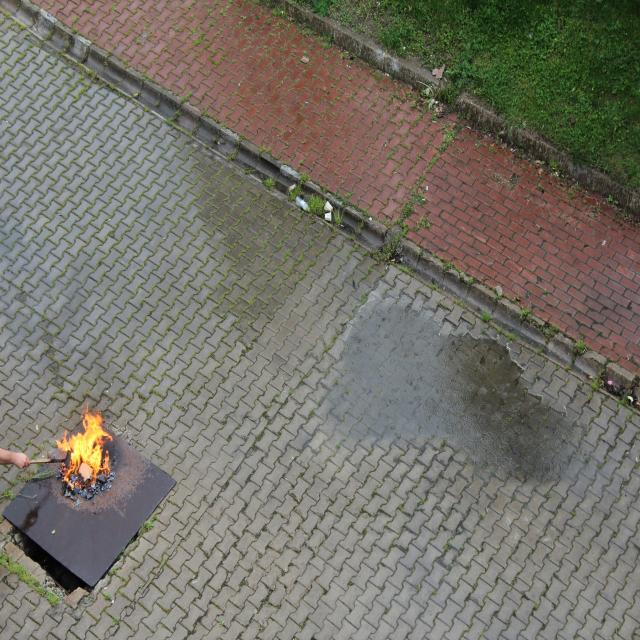
%> input picture Fase II Segmentacion/examples/original/173_JPG.rf.3d77dde3b3a5641f2b17638b3c40b8e3.jpg, 640 x 640 px
$ octave --eval "result = grad_lap(imread('../../Fase II Segmentacion/examples/original/173_JPG.rf.3d77dde3b3a5641f2b17638b3c40b8e3.jpg'));"   (GNU Octave 9; MATLAB toolbox functions it lacks are replaced by stand-ins)
%> lines starting %> are read from the running program, lines starting %| are printed output that depends on the picture
function G = grad_lap(img_in)
% Filtrado Gradiente-Laplaciano
% Pasos
% 1) R(x,y) = f(x,y) + c[∇²f(x,y)]
% 2) Mag(∇f)
% 3) Mag(∇f) suavizada
% 4) Mask(x,y) = R(x,y) × Mag(∇f) suavizada
% 5) g(x,y) = f(x,y) + Mask(x,y)
% 6) Corrección Gamma

    f = double(img_in);

    % ── PASO 1: Imagen realzada con Laplaciano
    w_lap = [0  1  0;
             1 -4  1;
             0  1  0];

    c = -1;                                    % constante c del paso 1
    L = imfilter(f, w_lap, 'replicate');       % ∇²f(x,y)
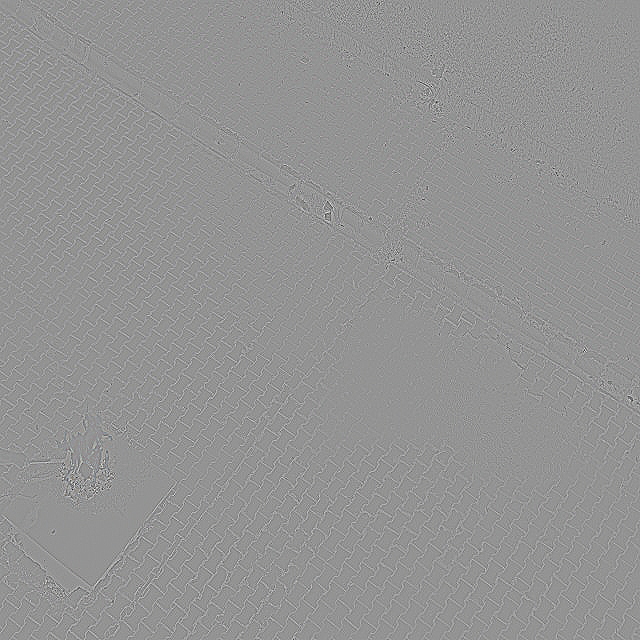
%> L: size 640x640x3 double; mean R, G, B 0, 0, 0; drawn with min black and max white
    R = f + c * L;                             % R(x,y) = f + c·∇²f
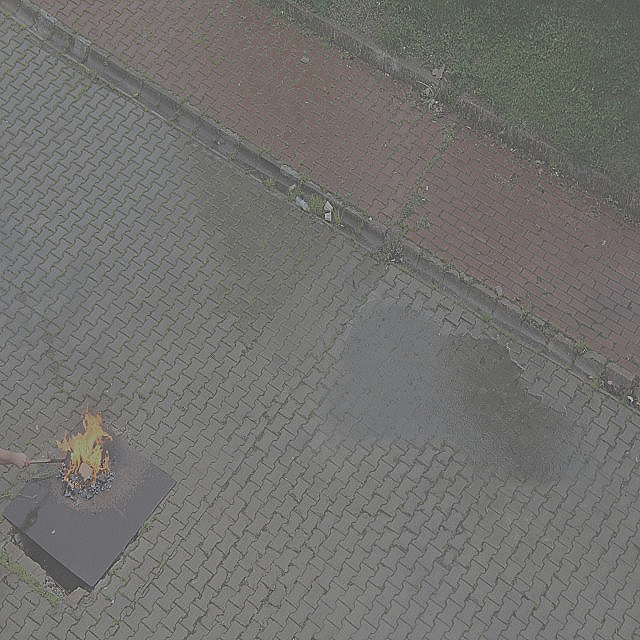
%> R: size 640x640x3 double; mean R, G, B 117.2, 114.2, 104.4; mean of the top-left, top-right, bottom-left and bottom-right quarters 118.4, 81.4, 128.1, 119.7; drawn with min black and max white

    % ── PASO 2: Magnitud del gradiente
    Gx = [-1  0  1;
          -2  0  2;
          -1  0  1];

    Gy = [-1 -2 -1;
           0  0  0;
           1  2  1];

    mag_grad = abs(imfilter(f, Gx, 'replicate')) + ...
               abs(imfilter(f, Gy, 'replicate'));
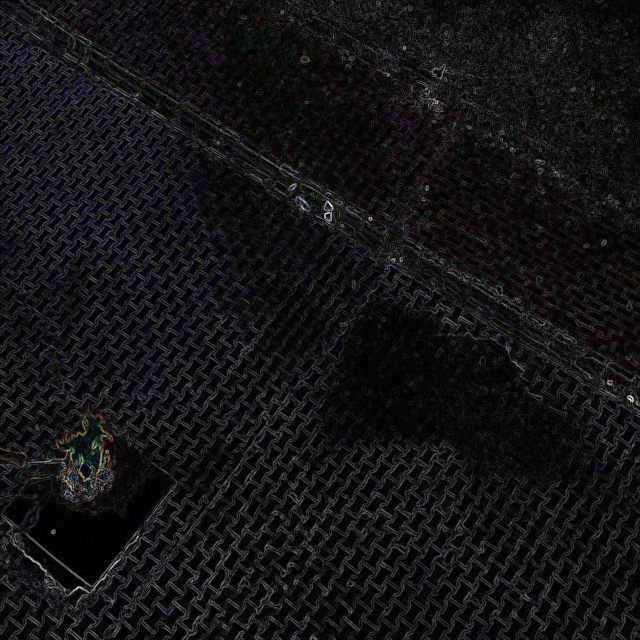
%> mag_grad: size 640x640x3 double; mean R, G, B 95.4, 93.4, 99.1; drawn with min black and max white

    % ── PASO 3: Suavizar la magnitud del gradiente
    w_avg      = fspecial('average', [5 5]);
    mag_smooth = imfilter(mag_grad, w_avg, 'replicate');  % Mag(∇f) ‾
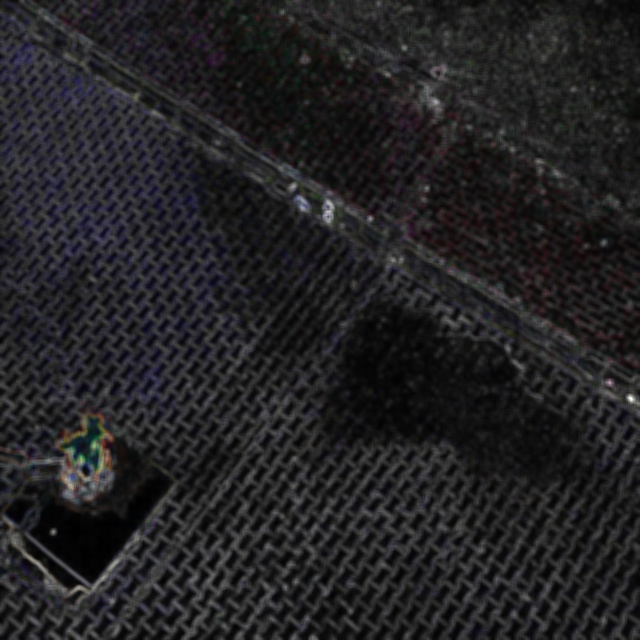
%> mag_smooth: size 640x640x3 double; mean R, G, B 95.4, 93.4, 99.1; mean of the top-left, top-right, bottom-left and bottom-right quarters 101.7, 89.3, 107.8, 85; drawn with min black and max white

    % PASO 4: Máscara
    % Normalizar el gradiente suavizado a [0,1] antes de multiplicar
    mag_norm = mag_smooth / max(mag_smooth(:));
    Mask     = R .* mag_norm;                  % Mask = R × Mag(∇f)‾
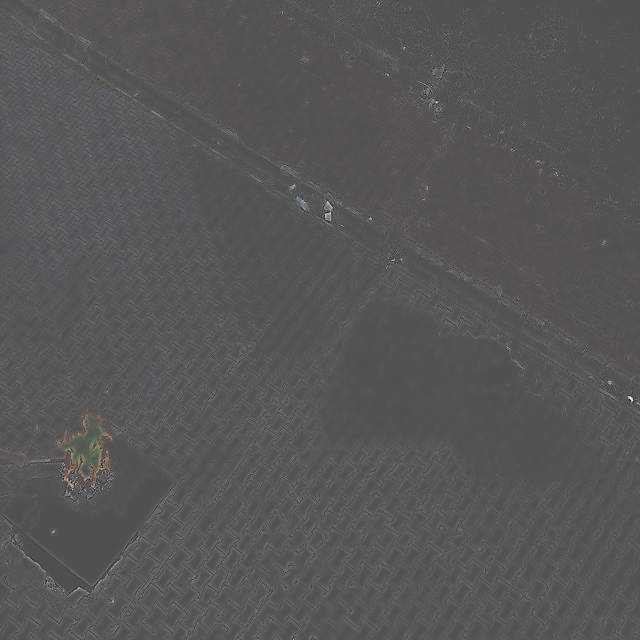
%> Mask: size 640x640x3 double; mean R, G, B 15.9, 15.3, 14.8; drawn with min black and max white

    %PASO 5: Sumar máscara a la imagen original
    g = f + Mask;                              % g(x,y) = f + Mask

    % PASO 6: Corrección Gamma

    gamma   = 0.6;
    g       = max(0, g);
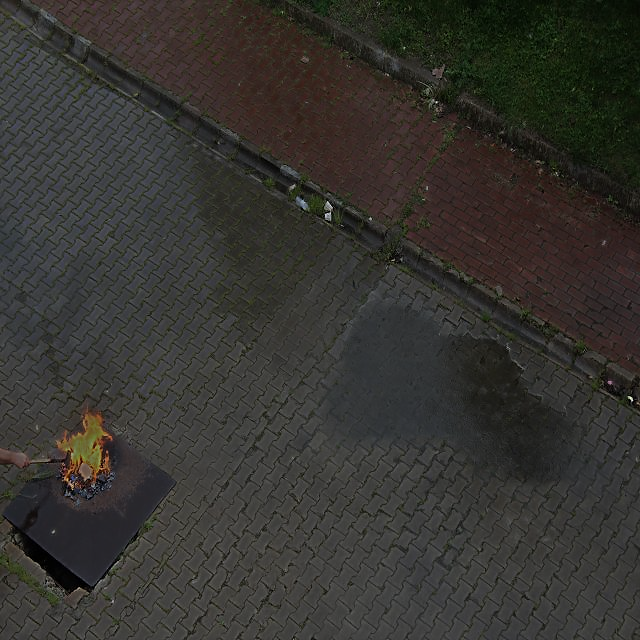
%> g: size 640x640x3 double; mean R, G, B 133, 129.5, 119.2; mean of the top-left, top-right, bottom-left and bottom-right quarters 135.8, 92, 147.3, 133.9; drawn with min black and max white
    g_norm  = g / max(g(:));
    g_gamma = g_norm .^ gamma;
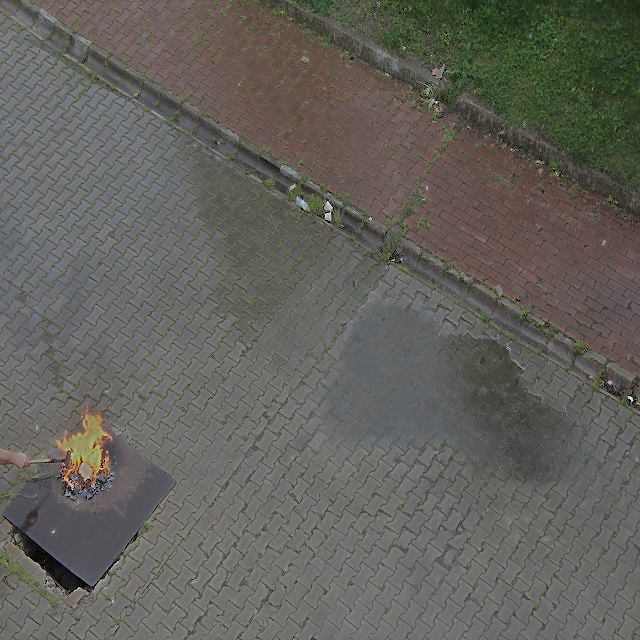
%> g_gamma: size 640x640x3 double; mean R, G, B 0.389, 0.383, 0.361
    G       = uint8(g_gamma * 255);
end

$ run again, on Fase II Segmentacion/examples/original/1_JPG.rf.82be351019b363a690c1f9394144c4d9.jpg
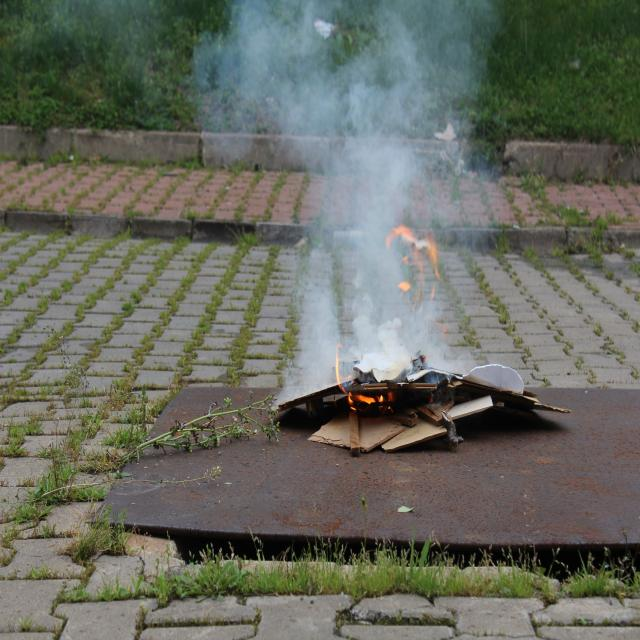
%> input picture Fase II Segmentacion/examples/original/1_JPG.rf.82be351019b363a690c1f9394144c4d9.jpg, 640 x 640 px
%> in grad_lap, `g       = max(0, g);`:
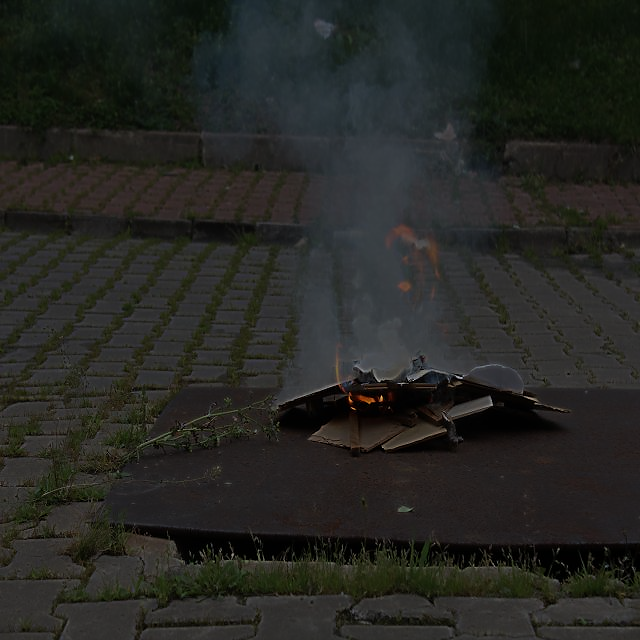
%> g: size 640x640x3 double; mean R, G, B 113.6, 116.2, 105.5; drawn with min black and max white
%> in grad_lap, `g_gamma = g_norm .^ gamma;`:
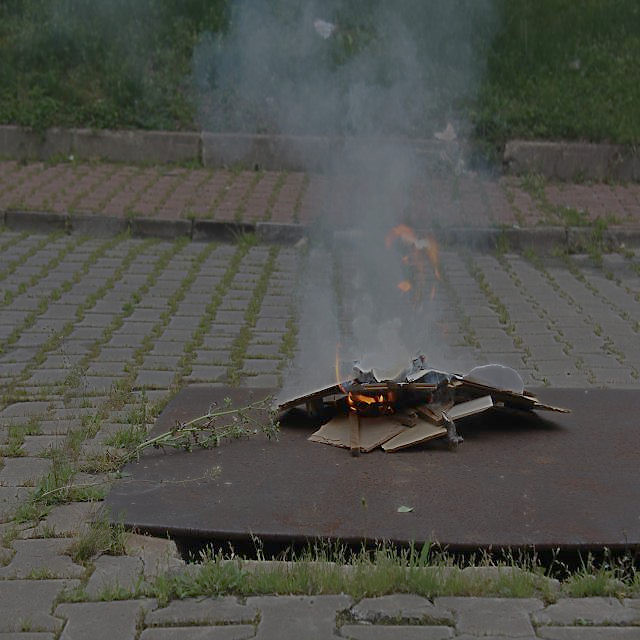
%> g_gamma: size 640x640x3 double; mean R, G, B 0.312, 0.317, 0.295

$ run again, on Fase II Segmentacion/examples/original/264_png.rf.43a917f94cc73493b26b63d01e015184.jpg
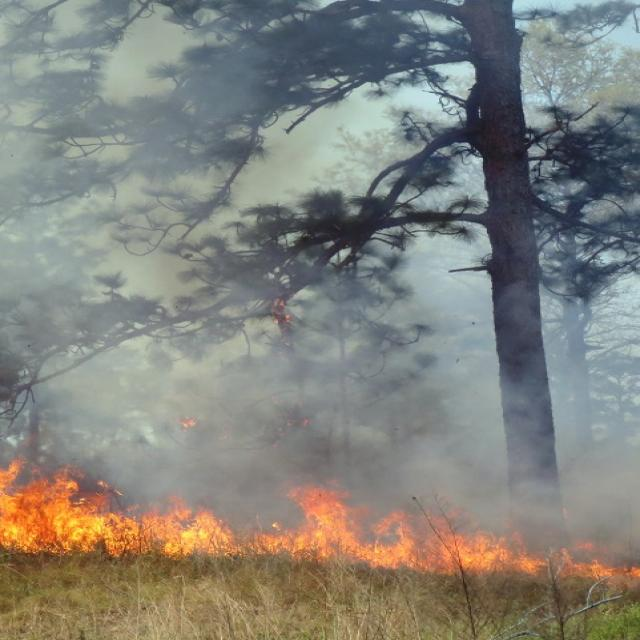
%> input picture Fase II Segmentacion/examples/original/264_png.rf.43a917f94cc73493b26b63d01e015184.jpg, 640 x 640 px
%> in grad_lap, `g       = max(0, g);`:
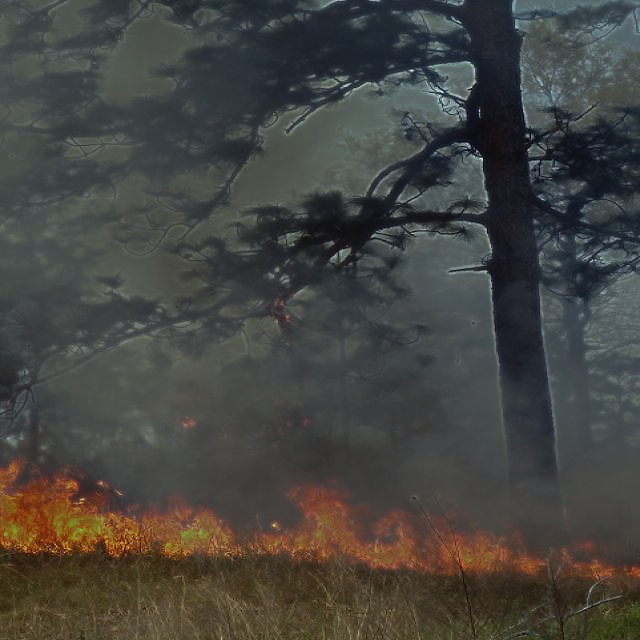
%> g: size 640x640x3 double; mean R, G, B 148.2, 146.9, 138.1; drawn with min black and max white
%> in grad_lap, `g_gamma = g_norm .^ gamma;`:
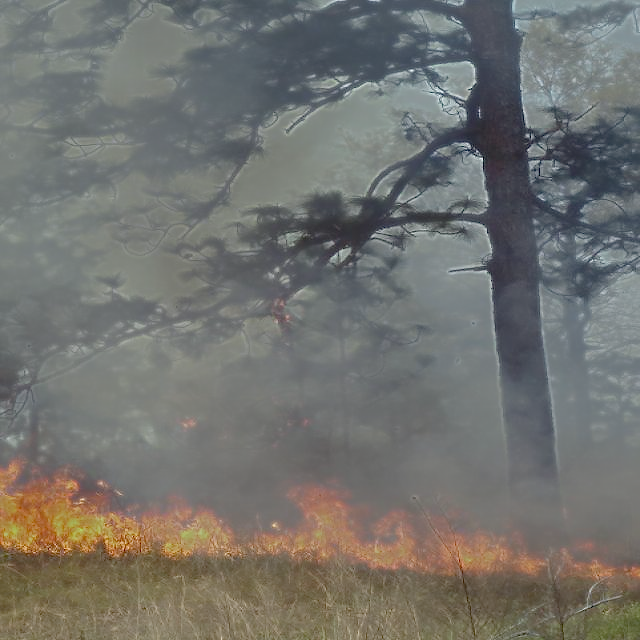
%> g_gamma: size 640x640x3 double; mean R, G, B 0.451, 0.45, 0.433
